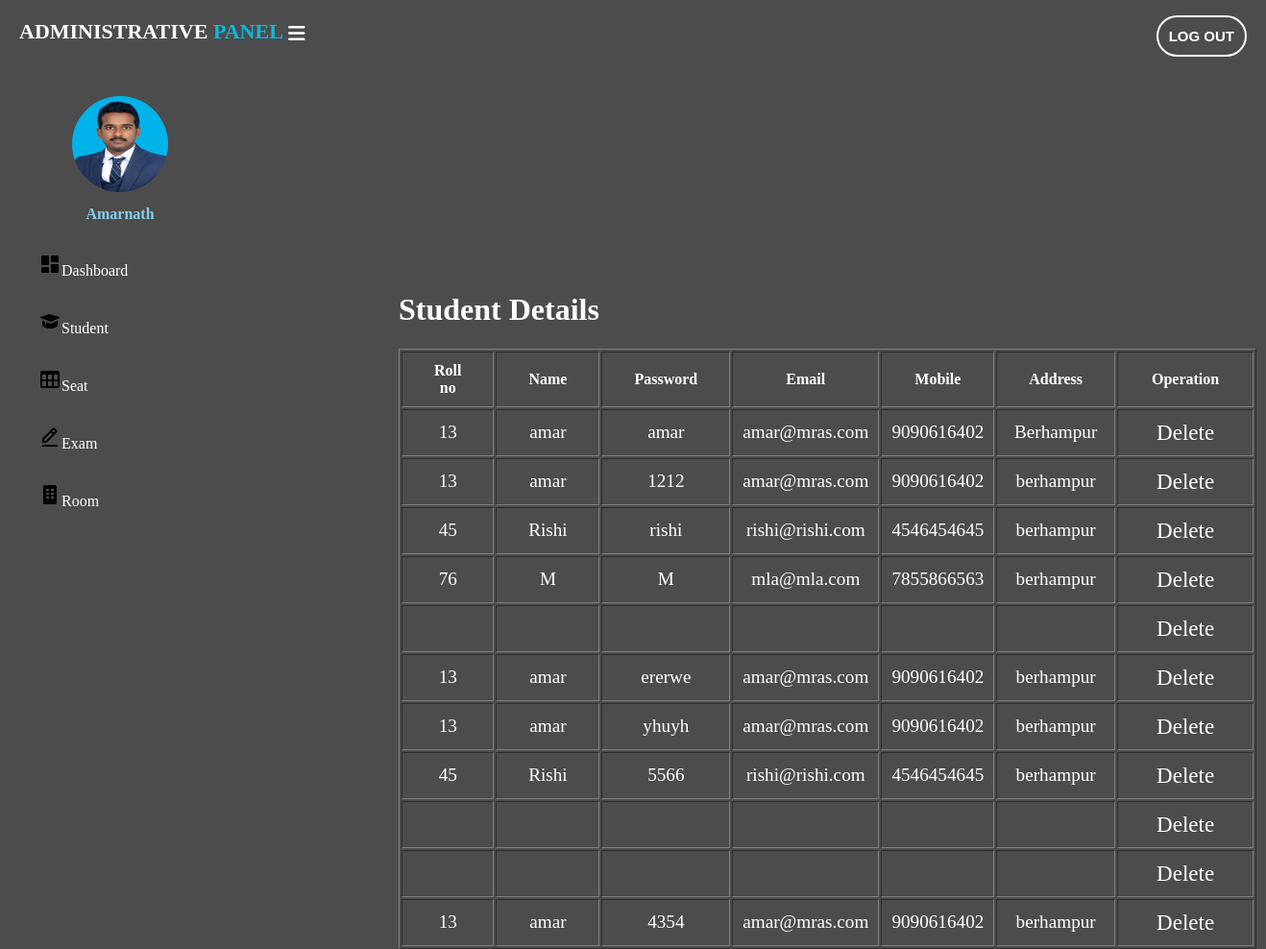
The app's page /studentdetails.php (signed in) with its own data.
### tables this page shows
CREATE TABLE `student` (
  `slno` int(11) NOT NULL,
  `name` text NOT NULL,
  `password` varchar(30) NOT NULL,
  `cnfpw` varchar(30) NOT NULL,
  `email` varchar(30) NOT NULL,
  `rollno` varchar(4) NOT NULL,
  `phoneno` varchar(15) NOT NULL,
  `gender` text NOT NULL,
  `dob` varchar(15) NOT NULL,
  `stream` text NOT NULL,
  `year` varchar(10) NOT NULL,
  `examtype` varchar(10) NOT NULL,
  `address` varchar(30) NOT NULL
);

### studentdetails.php (the view, shortened to what this page needs)
<?php
include "connection2.php";
$select="select * from student";
$query=mysqli_query($connection,$select);
?>
<!DOCTYPE html>
<html lang="en">
<head>
    <link rel="stylesheet" href="https://cdnjs.cloudflare.com/ajax/libs/font-awesome/6.0.0-beta3/css/all.min.css">
</head>
<body>
    <header>
        <label for="check">
            <i class="fas fa-bars" id="sidebar_btn"></i>
        </label>
        <div class="left_area">
            <h3>administrative <span>panel</span></h3>
        <form method="POST">
        <button type="logout" name="logout" class="logout_btn">LOG OUT</button>
        </form>
        </div>
    </header>
    <div class="sidebar">
        <center>
            <img src="11676.jpg" class="profile_image" alt="">
            <h4>Amarnath</h4>
        </center>
        <a href="#"><img/></i></i><span>Dashboard</span></a>
        <a href="studentdetails.php"><img/></i></i><span>Student</span></a>
        <a href="seat.php"><img/></i></i><span>Seat</span></a>
        <a href="exam.php"><img/></i></i><span>Exam</span></a>
        <a href="room.php"><img/></i></i><span>Room</span></a>
    </div>
    <div class="content"></div>
    <div class="table">
    <h1>Student Details</h1>
    <table border="1" cellpadding="0">
        <tr>
            <th>Roll no</th>
            <th>Name</th>
            <th>Password</th>
            <th>Email</th>
            <th>Mobile</th>
            <th>Address</th>
            <th>Operation</th>
        </tr>
        <?php
        $num=mysqli_num_rows($query);
        if($num>0){
            while($result=mysqli_fetch_assoc($query)){
                echo "
            <tr>
            <td>".$result['rollno']."</td>
            <td>".$result['name']."</td>
            <td>".$result['password']."</td>
            <td>".$result['email']."</td>
            <td>".$result['phoneno']."</td>
            <td>".$result['address']."</td>
            <td><a href='studentdetails.php?rollno=".$result['rollno']."' class='btn'>Delete</a>
            </td>
            </tr>
                ";
            }
        }
        ?>
    </table>
    </div>
</body>
</body>
</html>

### studentdetails.php (style rules this page uses)
body { margin: 0; padding: 0; background: rgba(0, 0, 0, 0.7) url('https://media.gettyimages.com/photos/papers-on-desks-by-window-in-classroom-picture-id1171004759?k=20&m=1171004759&s=612x612&w=0&h=uo7jXF2LkDwfi_hla-x6CJp7avfjNmStkzZn-ZsXGmE='); background-size: cover; background-blend-mode: darken; }
.table { margin: -517px 415px; max-width: 250px; width: 75%; border-collapse: collapse; color: #fff; }
table th { color: #fff; padding: 10px 33px; }
table td { color: #fff; font-size: 1.2em; padding: 10px; text-align: center; }
.btn { background: none; font-size: 1.2em; padding: 5px 30px; text-decoration: none; color: #fff; }
header { position: fixed; background: none; padding: 20px; width: 100%; height: 30px; }
.left_area h3 { color: #fff; margin: 0; text-transform: uppercase; font-size: 22px; font-weight: 900; }
.left_area span { color: #0DB8DE; }
.logout_btn { padding: 11px; background: none; text-decoration: none; float: right; margin-top: -30px; margin-right: 40px; border-radius: 25px; border: 2px solid white; font-size: 15px; font-weight: 600; color: #fff; cursor: pointer; }
.sidebar { background: none; margin-top: 70px; padding-top: 30px; position: fixed; left: 0; width: 250px; height: 100%; transition: 0.5s; transition-property: left; }
.sidebar .profile_image { width:100px; height: 100px; border-radius: 100px; margin-bottom: 10px; }
.sidebar h4 { color: skyblue; margin-top: 0; margin-bottom: 20px; }
.sidebar a { color: #fff; display: block; width: 100%; line-height: 60px; text-decoration: none; padding-left: 40px; box-sizing: border-box; transition: 0.5s; transition-property: background; }
label #sidebar_btn { z-index: 1; color: #fff; position: fixed; cursor: pointer; left: 300px; font-size: 20px; margin: 5px 0; transition: 0.5s; transition-property: color; }
.content { margin-left: 250px; background: no-repeat; background-position: center; background-size: cover; height: 100vh; transition: 0.5s; }

### records on screen
student: rollno "13", name "amar", password "amar", email "amar@mras.com", phoneno "9090616402", address "Berhampur"
student: rollno "13", name "amar", password "1212", email "amar@mras.com", phoneno "9090616402", address "berhampur"
student: rollno "45", name "Rishi", password "rishi", email "rishi@rishi.com", phoneno "4546454645", address "berhampur"
student: rollno "76", name "M", password "M", email "mla@mla.com", phoneno "7855866563", address "berhampur"
student: rollno "13", name "amar", password "ererwe", email "amar@mras.com", phoneno "9090616402", address "berhampur"
student: rollno "13", name "amar", password "yhuyh", email "amar@mras.com", phoneno "9090616402", address "berhampur"
student: rollno "45", name "Rishi", password "5566", email "rishi@rishi.com", phoneno "4546454645", address "berhampur"
student: rollno "13", name "amar", password "4354", email "amar@mras.com", phoneno "9090616402", address "berhampur"
